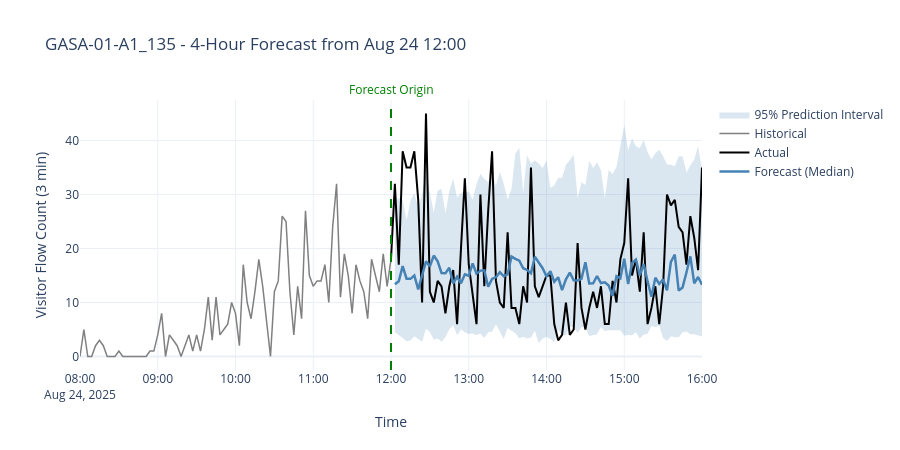

The notebook cell saved with this chart:
### Markdown cell above
---
## 9. Interactive Visualization with Plotly

The production system feeds forecasts into a live dashboard. Here we replicate that visualization using **Plotly** for interactive exploration.

### Code cell
import plotly.graph_objects as go
def generate_forecast_plot(sensor: str, origin_time: str, models_dict: dict,
                           df: pd.DataFrame, horizon: int = 80):
    """
    Generate an interactive Plotly forecast visualization for a single sensor.

    Parameters
    ----------
    sensor : str
        Sensor column name.
    origin_time : str
        ISO timestamp for the forecast origin.
    models_dict : dict
        {sensor: {'lower': model, 'median': model, 'upper': model}}
    df : pd.DataFrame
        Full dataset.
    horizon : int
        Number of forecast steps.
    """
    X, y_multi, features_df = prepare_training_data(df, sensor)
    feature_cols = [c for c in features_df.columns if c not in ['timestamp', sensor]]

    # Find the closest timestamp (match tz-awareness of data)
    origin_ts = pd.Timestamp(origin_time)
    ts_tz = features_df['timestamp'].dt.tz
    if ts_tz is not None and origin_ts.tz is None:
        origin_ts = origin_ts.tz_localize(str(ts_tz))
    origin_idx = (features_df['timestamp'] - origin_ts).abs().idxmin()
    actual_origin = features_df.loc[origin_idx, 'timestamp']

    X_origin = X.loc[[origin_idx]]

    # Generate forecasts
    pred_med = models_dict[sensor]['median'].predict(X_origin)[0][:horizon]
    pred_low = models_dict[sensor]['lower'].predict(X_origin)[0][:horizon]
    pred_up = models_dict[sensor]['upper'].predict(X_origin)[0][:horizon]

    # Enforce constraints
    pred_low, pred_med, pred_up = enforce_quantile_constraints(pred_low, pred_med, pred_up)

    # Time axis
    forecast_times = [actual_origin + pd.Timedelta(minutes=s * 3) for s in range(1, horizon + 1)]

    # Historical data (last 4 hours)
    hist_start = actual_origin - pd.Timedelta(hours=4)
    historical = df.set_index('timestamp')[sensor].loc[hist_start:actual_origin]

    # Actual future (if available)
    actual_end = actual_origin + pd.Timedelta(hours=4)
    actual_future = df.set_index('timestamp')[sensor].loc[actual_origin:actual_end]

    # Build Plotly figure
    fig = go.Figure()

    # Confidence band
    fig.add_trace(go.Scatter(
        x=forecast_times + forecast_times[::-1],
        y=list(pred_up) + list(pred_low[::-1]),
        fill='toself', fillcolor='rgba(70, 130, 180, 0.2)',
        line=dict(color='rgba(70, 130, 180, 0)'),
        name='90% Prediction Interval'
    ))

    # Historical
    fig.add_trace(go.Scatter(
        x=historical.index, y=historical.values,
        mode='lines', name='Historical',
        line=dict(color='gray', width=1.5)
    ))

    # Actual future
    fig.add_trace(go.Scatter(
        x=actual_future.index, y=actual_future.values,
        mode='lines', name='Actual',
        line=dict(color='black', width=2)
    ))

    # Median forecast
    fig.add_trace(go.Scatter(
        x=forecast_times, y=pred_med,
        mode='lines', name='Forecast (Median)',
        line=dict(color='steelblue', width=2.5)
    ))

    # Forecast origin line + annotation (separate annotation avoids plotly Timestamp bug)
    fig.add_vline(x=actual_origin, line_dash='dash', line_color='green')
    fig.add_annotation(
        x=actual_origin,
        y=1.0,
        xref='x',
        yref='paper',
        text='Forecast Origin',
        showarrow=False,
        yanchor='bottom',
        font=dict(color='green')
    )

    fig.update_layout(
        title=f'{sensor} - 4-Hour Forecast from {actual_origin.strftime("%b %d %H:%M")}',
        xaxis_title='Time',
        yaxis_title='Visitor Flow Count (3 min)',
        hovermode='x unified',
        template='plotly_white',
        width=900, height=450
    )

    return fig


# Generate interactive forecast for noon on Aug 24 (busy Saturday)
fig = generate_forecast_plot(
    sensor=list(trained_models.keys())[0],
    origin_time='2025-08-24 12:00',
    models_dict=trained_models,
    df=df
)

try:
    fig.show()
except Exception as e:
    print(f'Plot display fallback: {e}')
